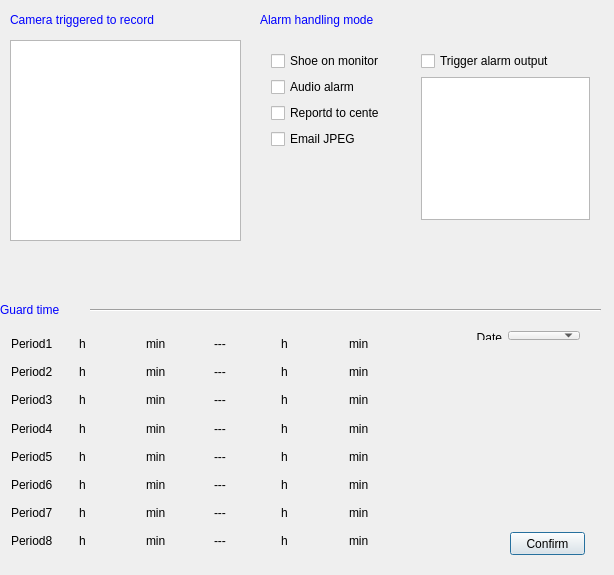
<?xml version="1.0" encoding="UTF-8"?>
<ui version="4.0">
 <class>CAlarmInHandleTypeClass</class>
 <widget class="QDialog" name="CAlarmInHandleTypeClass">
  <property name="geometry">
   <rect>
    <x>0</x>
    <y>0</y>
    <width>614</width>
    <height>575</height>
   </rect>
  </property>
  <property name="windowTitle">
   <string>CAlarmInHandleType</string>
  </property>
  <widget class="QWidget" name="layoutWidget_3">
   <property name="geometry">
    <rect>
     <x>410</x>
     <y>40</y>
     <width>191</width>
     <height>191</height>
    </rect>
   </property>
   <layout class="QGridLayout" name="gridLayout_4">
    <item row="1" column="0">
     <widget class="QTableWidget" name="tableAlarmOut"/>
    </item>
    <item row="0" column="0">
     <widget class="QCheckBox" name="checkbo08">
      <property name="text">
       <string>Trigger alarm output</string>
      </property>
     </widget>
    </item>
   </layout>
  </widget>
  <widget class="QPushButton" name="btnSave">
   <property name="geometry">
    <rect>
     <x>510</x>
     <y>532</y>
     <width>75</width>
     <height>23</height>
    </rect>
   </property>
   <property name="text">
    <string>Confirm</string>
   </property>
  </widget>
  <widget class="QTableWidget" name="tableChannel">
   <property name="geometry">
    <rect>
     <x>10</x>
     <y>40</y>
     <width>231</width>
     <height>201</height>
    </rect>
   </property>
  </widget>
  <widget class="QWidget" name="layoutWidget_4">
   <property name="geometry">
    <rect>
     <x>0</x>
     <y>322</y>
     <width>421</width>
     <height>241</height>
    </rect>
   </property>
   <layout class="QGridLayout" name="gridLayout_5">
    <item row="0" column="0">
     <layout class="QVBoxLayout" name="verticalLayout_4">
      <item>
       <widget class="QLabel" name="label_8">
        <property name="text">
         <string>Period1</string>
        </property>
       </widget>
      </item>
      <item>
       <widget class="QLabel" name="label_12">
        <property name="text">
         <string>Period2</string>
        </property>
       </widget>
      </item>
      <item>
       <widget class="QLabel" name="label_18">
        <property name="text">
         <string>Period3</string>
        </property>
       </widget>
      </item>
      <item>
       <widget class="QLabel" name="label_30">
        <property name="text">
         <string>Period4</string>
        </property>
       </widget>
      </item>
      <item>
       <widget class="QLabel" name="label_24">
        <property name="text">
         <string>Period5</string>
        </property>
       </widget>
      </item>
      <item>
       <widget class="QLabel" name="label_42">
        <property name="text">
         <string>Period6</string>
        </property>
       </widget>
      </item>
      <item>
       <widget class="QLabel" name="label_36">
        <property name="text">
         <string>Period7</string>
        </property>
       </widget>
      </item>
      <item>
       <widget class="QLabel" name="label_48">
        <property name="text">
         <string>Period8</string>
        </property>
       </widget>
      </item>
     </layout>
    </item>
    <item row="0" column="2">
     <layout class="QVBoxLayout" name="verticalLayout_6">
      <item>
       <widget class="QLabel" name="label_9">
        <property name="text">
         <string>h</string>
        </property>
       </widget>
      </item>
      <item>
       <widget class="QLabel" name="label_13">
        <property name="text">
         <string>h</string>
        </property>
       </widget>
      </item>
      <item>
       <widget class="QLabel" name="label_19">
        <property name="text">
         <string>h</string>
        </property>
       </widget>
      </item>
      <item>
       <widget class="QLabel" name="label_31">
        <property name="text">
         <string>h</string>
        </property>
       </widget>
      </item>
      <item>
       <widget class="QLabel" name="label_25">
        <property name="text">
         <string>h</string>
        </property>
       </widget>
      </item>
      <item>
       <widget class="QLabel" name="label_43">
        <property name="text">
         <string>h</string>
        </property>
       </widget>
      </item>
      <item>
       <widget class="QLabel" name="label_37">
        <property name="text">
         <string>h</string>
        </property>
       </widget>
      </item>
      <item>
       <widget class="QLabel" name="label_49">
        <property name="text">
         <string>h</string>
        </property>
       </widget>
      </item>
     </layout>
    </item>
    <item row="0" column="3">
     <layout class="QVBoxLayout" name="vLayStartMin"/>
    </item>
    <item row="0" column="4">
     <layout class="QVBoxLayout" name="verticalLayout_5">
      <item>
       <widget class="QLabel" name="label_10">
        <property name="text">
         <string>min</string>
        </property>
       </widget>
      </item>
      <item>
       <widget class="QLabel" name="label_14">
        <property name="text">
         <string>min</string>
        </property>
       </widget>
      </item>
      <item>
       <widget class="QLabel" name="label_20">
        <property name="text">
         <string>min</string>
        </property>
       </widget>
      </item>
      <item>
       <widget class="QLabel" name="label_32">
        <property name="text">
         <string>min</string>
        </property>
       </widget>
      </item>
      <item>
       <widget class="QLabel" name="label_26">
        <property name="text">
         <string>min</string>
        </property>
       </widget>
      </item>
      <item>
       <widget class="QLabel" name="label_44">
        <property name="text">
         <string>min</string>
        </property>
       </widget>
      </item>
      <item>
       <widget class="QLabel" name="label_38">
        <property name="text">
         <string>min</string>
        </property>
       </widget>
      </item>
      <item>
       <widget class="QLabel" name="label_50">
        <property name="text">
         <string>min</string>
        </property>
       </widget>
      </item>
     </layout>
    </item>
    <item row="0" column="5">
     <layout class="QVBoxLayout" name="verticalLayout_7">
      <item>
       <widget class="QLabel" name="label_11">
        <property name="text">
         <string>---</string>
        </property>
       </widget>
      </item>
      <item>
       <widget class="QLabel" name="label_15">
        <property name="text">
         <string>---</string>
        </property>
       </widget>
      </item>
      <item>
       <widget class="QLabel" name="label_21">
        <property name="text">
         <string>---</string>
        </property>
       </widget>
      </item>
      <item>
       <widget class="QLabel" name="label_33">
        <property name="text">
         <string>---</string>
        </property>
       </widget>
      </item>
      <item>
       <widget class="QLabel" name="label_27">
        <property name="text">
         <string>---</string>
        </property>
       </widget>
      </item>
      <item>
       <widget class="QLabel" name="label_45">
        <property name="text">
         <string>---</string>
        </property>
       </widget>
      </item>
      <item>
       <widget class="QLabel" name="label_39">
        <property name="text">
         <string>---</string>
        </property>
       </widget>
      </item>
      <item>
       <widget class="QLabel" name="label_51">
        <property name="text">
         <string>---</string>
        </property>
       </widget>
      </item>
     </layout>
    </item>
    <item row="0" column="6">
     <layout class="QVBoxLayout" name="vLayEndHour"/>
    </item>
    <item row="0" column="7">
     <layout class="QVBoxLayout" name="verticalLayout_8">
      <item>
       <widget class="QLabel" name="label_16">
        <property name="text">
         <string>h</string>
        </property>
       </widget>
      </item>
      <item>
       <widget class="QLabel" name="label_17">
        <property name="text">
         <string>h</string>
        </property>
       </widget>
      </item>
      <item>
       <widget class="QLabel" name="label_22">
        <property name="text">
         <string>h</string>
        </property>
       </widget>
      </item>
      <item>
       <widget class="QLabel" name="label_34">
        <property name="text">
         <string>h</string>
        </property>
       </widget>
      </item>
      <item>
       <widget class="QLabel" name="label_28">
        <property name="text">
         <string>h</string>
        </property>
       </widget>
      </item>
      <item>
       <widget class="QLabel" name="label_46">
        <property name="text">
         <string>h</string>
        </property>
       </widget>
      </item>
      <item>
       <widget class="QLabel" name="label_40">
        <property name="text">
         <string>h</string>
        </property>
       </widget>
      </item>
      <item>
       <widget class="QLabel" name="label_52">
        <property name="text">
         <string>h</string>
        </property>
       </widget>
      </item>
     </layout>
    </item>
    <item row="0" column="8">
     <layout class="QVBoxLayout" name="vLayEndMin"/>
    </item>
    <item row="0" column="9">
     <layout class="QVBoxLayout" name="verticalLayout_3">
      <item>
       <widget class="QLabel" name="label_23">
        <property name="text">
         <string>min</string>
        </property>
       </widget>
      </item>
      <item>
       <widget class="QLabel" name="label_29">
        <property name="text">
         <string>min</string>
        </property>
       </widget>
      </item>
      <item>
       <widget class="QLabel" name="label_35">
        <property name="text">
         <string>min</string>
        </property>
       </widget>
      </item>
      <item>
       <widget class="QLabel" name="label_41">
        <property name="text">
         <string>min</string>
        </property>
       </widget>
      </item>
      <item>
       <widget class="QLabel" name="label_47">
        <property name="text">
         <string>min</string>
        </property>
       </widget>
      </item>
      <item>
       <widget class="QLabel" name="label_53">
        <property name="text">
         <string>min</string>
        </property>
       </widget>
      </item>
      <item>
       <widget class="QLabel" name="label_54">
        <property name="text">
         <string>min</string>
        </property>
       </widget>
      </item>
      <item>
       <widget class="QLabel" name="label_55">
        <property name="text">
         <string>min</string>
        </property>
       </widget>
      </item>
     </layout>
    </item>
    <item row="0" column="1">
     <layout class="QVBoxLayout" name="vLayStartHour"/>
    </item>
   </layout>
  </widget>
  <widget class="QLabel" name="label_4">
   <property name="geometry">
    <rect>
     <x>10</x>
     <y>10</y>
     <width>221</width>
     <height>21</height>
    </rect>
   </property>
   <property name="text">
    <string>&lt;!DOCTYPE HTML PUBLIC &quot;-//W3C//DTD HTML 4.0//EN&quot; &quot;http://www.w3.org/TR/REC-html40/strict.dtd&quot;&gt;
&lt;html&gt;&lt;head&gt;&lt;meta name=&quot;qrichtext&quot; content=&quot;1&quot; /&gt;&lt;style type=&quot;text/css&quot;&gt;
p, li { white-space: pre-wrap; }
&lt;/style&gt;&lt;/head&gt;&lt;body style=&quot; font-family:'宋体'; font-size:9pt; font-weight:400; font-style:normal;&quot;&gt;
&lt;p style=&quot; margin-top:0px; margin-bottom:0px; margin-left:0px; margin-right:0px; -qt-block-indent:0; text-indent:0px;&quot;&gt;&lt;span style=&quot; color:#0000ff;&quot;&gt;Camera triggered to record&lt;/span&gt;&lt;/p&gt;&lt;/body&gt;&lt;/html&gt;</string>
   </property>
  </widget>
  <widget class="QLabel" name="label_7">
   <property name="geometry">
    <rect>
     <x>0</x>
     <y>300</y>
     <width>131</width>
     <height>21</height>
    </rect>
   </property>
   <property name="text">
    <string>&lt;!DOCTYPE HTML PUBLIC &quot;-//W3C//DTD HTML 4.0//EN&quot; &quot;http://www.w3.org/TR/REC-html40/strict.dtd&quot;&gt;
&lt;html&gt;&lt;head&gt;&lt;meta name=&quot;qrichtext&quot; content=&quot;1&quot; /&gt;&lt;style type=&quot;text/css&quot;&gt;
p, li { white-space: pre-wrap; }
&lt;/style&gt;&lt;/head&gt;&lt;body style=&quot; font-family:'宋体'; font-size:9pt; font-weight:400; font-style:normal;&quot;&gt;
&lt;p style=&quot; margin-top:0px; margin-bottom:0px; margin-left:0px; margin-right:0px; -qt-block-indent:0; text-indent:0px;&quot;&gt;&lt;span style=&quot; color:#0000ff;&quot;&gt;Guard time&lt;/span&gt;&lt;/p&gt;&lt;/body&gt;&lt;/html&gt;</string>
   </property>
  </widget>
  <widget class="Line" name="line_3">
   <property name="geometry">
    <rect>
     <x>90</x>
     <y>300</y>
     <width>511</width>
     <height>20</height>
    </rect>
   </property>
   <property name="orientation">
    <enum>Qt::Horizontal</enum>
   </property>
  </widget>
  <widget class="QWidget" name="layoutWidget_5">
   <property name="geometry">
    <rect>
     <x>430</x>
     <y>320</y>
     <width>161</width>
     <height>31</height>
    </rect>
   </property>
   <layout class="QGridLayout" name="gridLayout_6">
    <item row="0" column="0">
     <widget class="QLabel" name="label_3">
      <property name="text">
       <string>&lt;!DOCTYPE HTML PUBLIC &quot;-//W3C//DTD HTML 4.0//EN&quot; &quot;http://www.w3.org/TR/REC-html40/strict.dtd&quot;&gt;
&lt;html&gt;&lt;head&gt;&lt;meta name=&quot;qrichtext&quot; content=&quot;1&quot; /&gt;&lt;style type=&quot;text/css&quot;&gt;
p, li { white-space: pre-wrap; }
&lt;/style&gt;&lt;/head&gt;&lt;body style=&quot; font-family:'宋体'; font-size:9pt; font-weight:400; font-style:normal;&quot;&gt;
&lt;p align=&quot;right&quot; style=&quot; margin-top:0px; margin-bottom:0px; margin-left:0px; margin-right:0px; -qt-block-indent:0; text-indent:0px;&quot;&gt;Date&lt;/p&gt;&lt;/body&gt;&lt;/html&gt;</string>
      </property>
     </widget>
    </item>
    <item row="0" column="1">
     <widget class="QComboBox" name="comboWeekDay"/>
    </item>
   </layout>
  </widget>
  <widget class="QWidget" name="layoutWidget_2">
   <property name="geometry">
    <rect>
     <x>260</x>
     <y>40</y>
     <width>131</width>
     <height>121</height>
    </rect>
   </property>
   <layout class="QGridLayout" name="gridLayout_3">
    <item row="0" column="0">
     <widget class="QCheckBox" name="checkbo01">
      <property name="text">
       <string>Shoe on monitor</string>
      </property>
     </widget>
    </item>
    <item row="1" column="0">
     <widget class="QCheckBox" name="checkbo02">
      <property name="text">
       <string>Audio alarm</string>
      </property>
     </widget>
    </item>
    <item row="2" column="0">
     <widget class="QCheckBox" name="checkbo04">
      <property name="text">
       <string>Reportd to center</string>
      </property>
     </widget>
    </item>
    <item row="3" column="0">
     <widget class="QCheckBox" name="checkbo10">
      <property name="text">
       <string>Email JPEG     </string>
      </property>
     </widget>
    </item>
   </layout>
  </widget>
  <widget class="QLabel" name="label_5">
   <property name="geometry">
    <rect>
     <x>260</x>
     <y>10</y>
     <width>221</width>
     <height>21</height>
    </rect>
   </property>
   <property name="text">
    <string>&lt;!DOCTYPE HTML PUBLIC &quot;-//W3C//DTD HTML 4.0//EN&quot; &quot;http://www.w3.org/TR/REC-html40/strict.dtd&quot;&gt;
&lt;html&gt;&lt;head&gt;&lt;meta name=&quot;qrichtext&quot; content=&quot;1&quot; /&gt;&lt;style type=&quot;text/css&quot;&gt;
p, li { white-space: pre-wrap; }
&lt;/style&gt;&lt;/head&gt;&lt;body style=&quot; font-family:'宋体'; font-size:9pt; font-weight:400; font-style:normal;&quot;&gt;
&lt;p style=&quot; margin-top:0px; margin-bottom:0px; margin-left:0px; margin-right:0px; -qt-block-indent:0; text-indent:0px;&quot;&gt;&lt;span style=&quot; color:#0000ff;&quot;&gt;Alarm handling mode&lt;/span&gt;&lt;/p&gt;&lt;/body&gt;&lt;/html&gt;</string>
   </property>
  </widget>
 </widget>
 <layoutdefault spacing="6" margin="11"/>
 <resources/>
 <connections/>
</ui>
